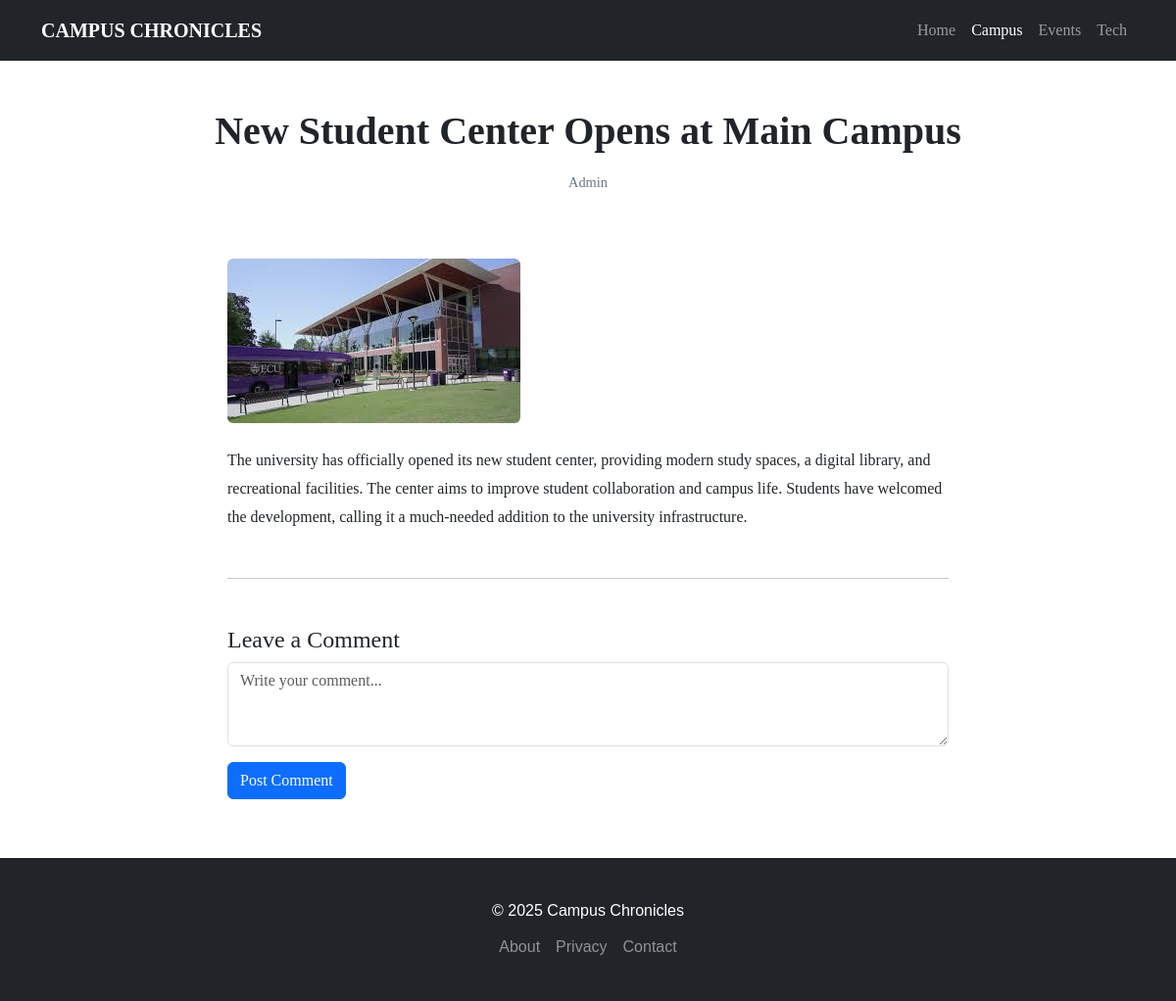
Page /detail/1/ on the committed database.
### test2/models.py (models this page shows, shortened)
class Article(models.Model):
    CATEGORY_CHOICES = [
        ('Campus', 'Campus'),
        ('Events', 'Events'),
        ('Tech', 'Tech'),
        ('Academics', 'Academics'),
    ]
    title = models.CharField(max_length=200)
    description = models.TextField()
    category = models.CharField(max_length=50, choices=CATEGORY_CHOICES)
    image = models.ImageField(upload_to='articles/')
    author = models.CharField(max_length=100, default="Admin")
    created_at = models.DateTimeField(auto_now_add=True)

### test2/views.py (the view)
# urls.py: path("detail/<int:pk>/", detail, name="detail_url"),
def detail(request, pk):
    article = get_object_or_404(Article, pk=pk)
    return render(request, "detail.html", {"article": article})

### test2/templates/detail.html (shortened to what this page needs)
<!DOCTYPE html>
<html lang="en">
<head>
    <link href="https://cdn.jsdelivr.net/npm/bootstrap@5.3.0/dist/css/bootstrap.min.css" rel="stylesheet">
</head>
<body>
<nav class="navbar navbar-expand-lg navbar-dark bg-dark sticky-top">
    <div class="container">
        <a class="navbar-brand fw-bold" href="{% url 'home_url' %}">CAMPUS CHRONICLES</a>
        <div class="collapse navbar-collapse" id="navMenu">
            <ul class="navbar-nav ms-auto">
                <li class="nav-item"><a class="nav-link" href="{% url 'home_url' %}">Home</a></li>
                <li class="nav-item"><a class="nav-link active" href="#">Campus</a></li>
                <li class="nav-item"><a class="nav-link" href="#">Events</a></li>
                <li class="nav-item"><a class="nav-link" href="#">Tech</a></li>
            </ul>
        </div>
    </div>
</nav>
<header class="py-5 text-center">
    <div class="container">
        <h1 class="fw-bold mb-3">{{ article.title }}</h1>
        <p class="meta">{{ article.author }}</p>
    </div>
</header>
<div class="container">
    <div class="row justify-content-center">
        <div class="col-lg-8">
            <img src="{{ article.image.url }}"
                 class="img-fluid rounded mb-4" alt="Library">
            <p>
                {{ article.description }}
            </p>
            <hr class="my-5">
            <h4>Leave a Comment</h4>
            <textarea class="form-control mb-3" rows="3" placeholder="Write your comment..."></textarea>
            <button class="btn btn-primary">Post Comment</button>
        </div>
    </div>
</div>
<footer>
    <div class="container text-center">
        <p class="mb-2">© 2025 Campus Chronicles</p>
        <div class="d-flex justify-content-center gap-3">
            <a href="#" class="text-white-50 text-decoration-none">About</a>
            <a href="#" class="text-white-50 text-decoration-none">Privacy</a>
            <a href="#" class="text-white-50 text-decoration-none">Contact</a>
        </div>
    </div>
</footer>
</body>
</html>

### test2/templates/detail.html (style rules this page uses)
body { font-family: Georgia, serif; line-height: 1.8; }
.meta { font-size: 0.9rem; color: #6c757d; }
footer { background-color: #212529; color: white; padding: 40px 0; margin-top: 60px; font-family: sans-serif; }

### rows in the picture
Article: title "New Student Center Opens at Main Campus", author "Admin", image (picture), description "The university has officially opened its new student center, providing modern study spaces, a digital library, and recreational facilities. The center aims to improve student collaboration and campus life. Students have welcomed the development, calling it a much-needed addition to the university infrastructure."
